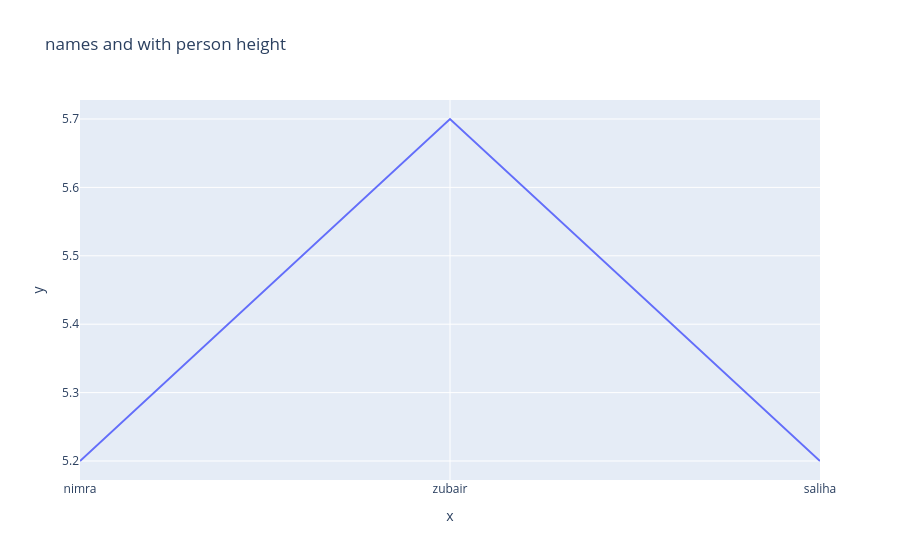

Notebook code for this chart:
### Code cell
fig= px.line(x=names,y=heights,title= 'names and with person height')

fig.show()

### Figure 1 — Plotly figure (JSON) as saved in the notebook; plotly's stock layout.template omitted (floating-point values rounded to 4 significant figures)
{"data": [{"hovertemplate": "x=%{x}<br>y=%{y}<extra></extra>", "legendgroup": "", "line": {"color": "#636efa", "dash": "solid"}, "marker": {"symbol": "circle"}, "mode": "lines", "name": "", "orientation": "v", "showlegend": false, "type": "scatter", "x": ["nimra", "zubair", "saliha"], "xaxis": "x", "y": [5.2, 5.7, 5.2], "yaxis": "y"}], "layout": {"legend": {"tracegroupgap": 0}, "title": {"text": "names and with person height"}, "xaxis": {"anchor": "y", "domain": [0, 1], "title": {"text": "x"}}, "yaxis": {"anchor": "x", "domain": [0, 1], "title": {"text": "y"}}}}
